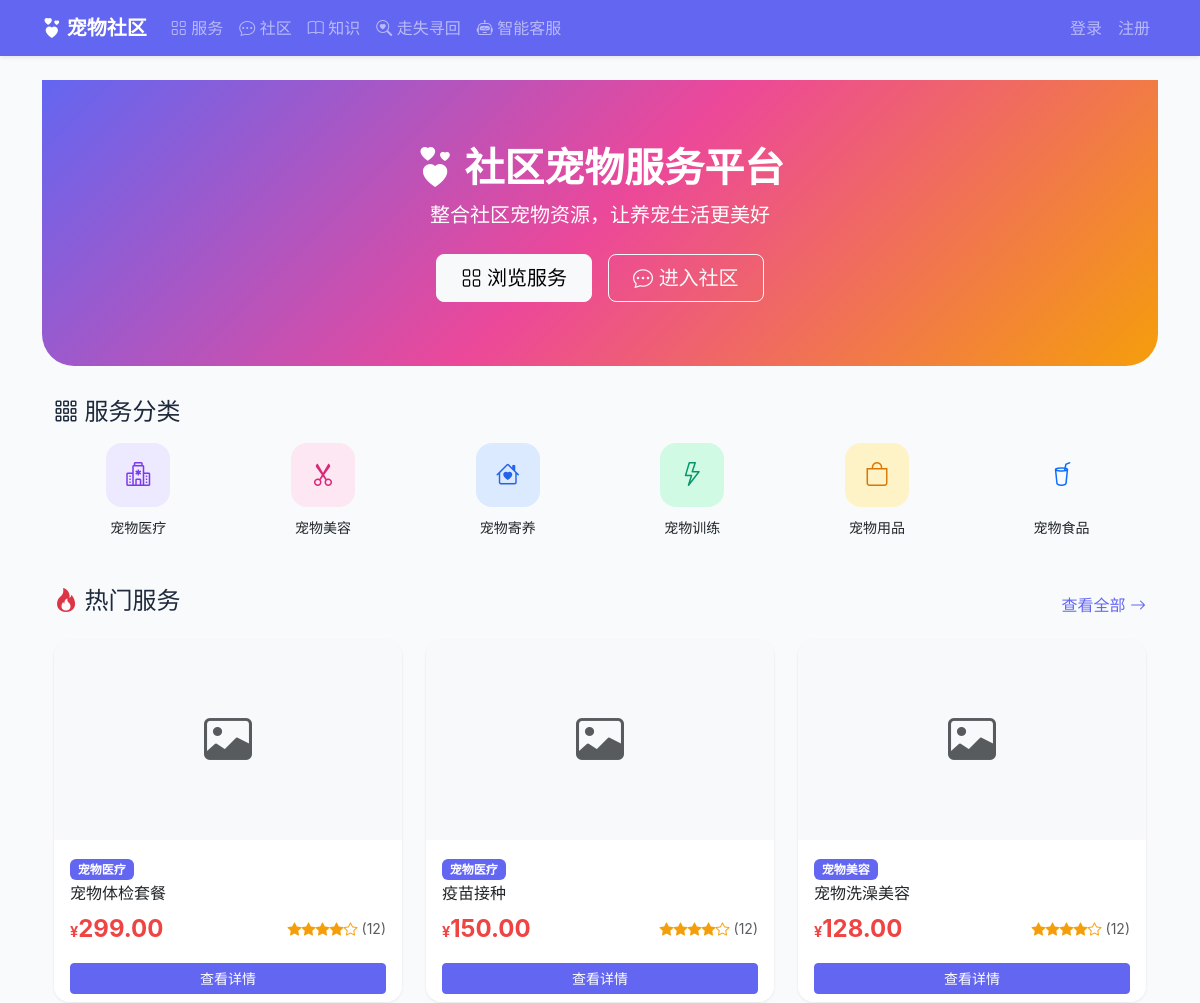
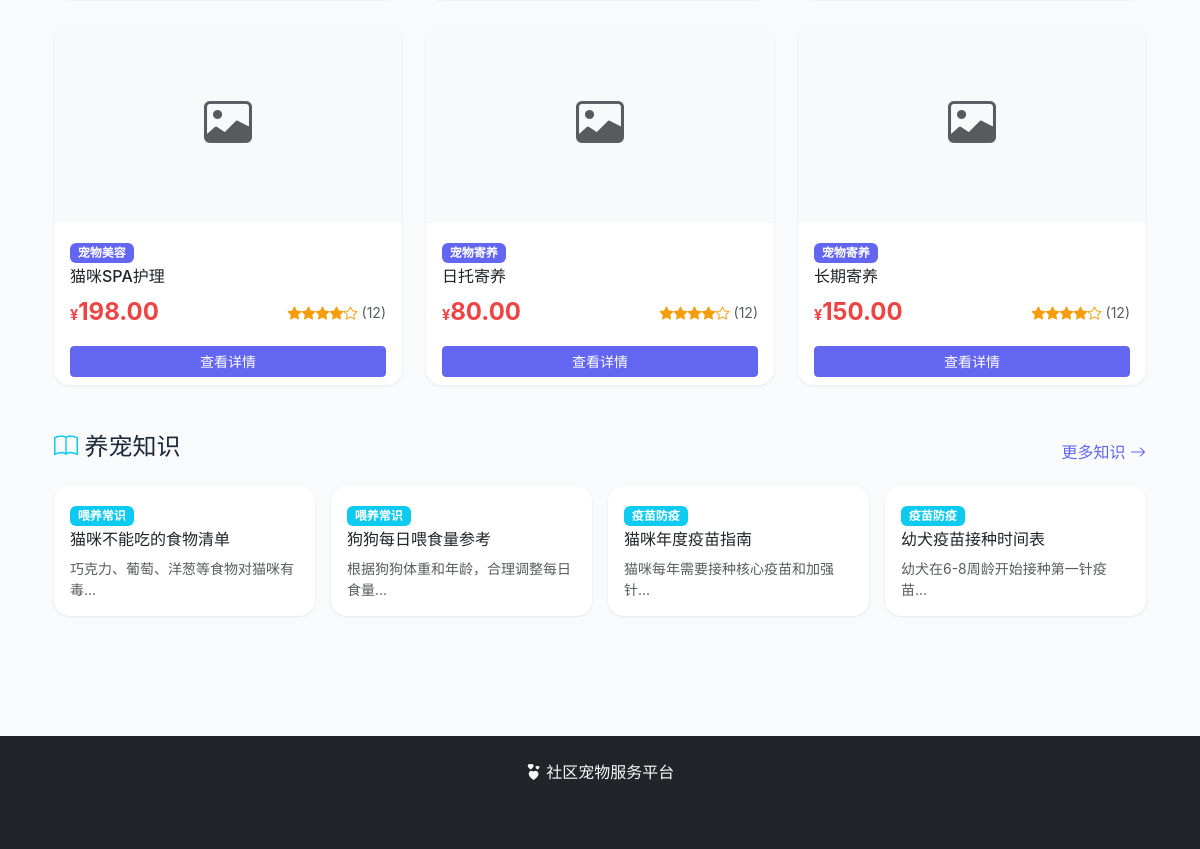
The page / on the database its author committed (2 pictures, top to bottom).
### services/models.py (models this page shows, shortened)
class ServiceCategory(models.Model):
    name = models.CharField('类别名称', max_length=50)
    icon = models.CharField('图标', max_length=50, default='bi-heart')
    description = models.TextField('描述', blank=True)
    sort_order = models.IntegerField('排序', default=0)
    class Meta:
        verbose_name = '服务类别'
        verbose_name_plural = '服务类别'
        ordering = ['sort_order']

class Service(models.Model):
    provider = models.ForeignKey(settings.AUTH_USER_MODEL, on_delete=models.CASCADE,
                                 related_name='services', verbose_name='商家')
    category = models.ForeignKey(ServiceCategory, on_delete=models.CASCADE,
                                 related_name='services', verbose_name='类别')
    name = models.CharField('服务名称', max_length=100)
    description = models.TextField('服务描述')
    price = models.DecimalField('价格', max_digits=10, decimal_places=2)
    duration = models.IntegerField('服务时长(分钟)', default=60)
    image = models.ImageField('封面图片', upload_to='services/', blank=True)
    address = models.CharField('服务地址', max_length=200, blank=True)
    longitude = models.FloatField('经度', null=True, blank=True)
    latitude = models.FloatField('纬度', null=True, blank=True)
    is_active = models.BooleanField('是否上架', default=True)
    avg_rating = models.FloatField('平均评分', default=0)
    rating_count = models.IntegerField('评价数量', default=0)
    created_at = models.DateTimeField('创建时间', auto_now_add=True)
    updated_at = models.DateTimeField('更新时间', auto_now=True)
    class Meta:
        verbose_name = '服务项目'
        verbose_name_plural = '服务项目'
        ordering = ['-created_at']

### knowledge/models.py (models this page shows, shortened)
class KnowledgeArticle(models.Model):
    category = models.ForeignKey(KnowledgeCategory, on_delete=models.CASCADE,
                                 related_name='articles', verbose_name='分类')
    title = models.CharField('标题', max_length=200)
    content = models.TextField('内容')
    summary = models.TextField('摘要', max_length=500, blank=True)
    image = models.ImageField('封面', upload_to='knowledge/', blank=True)
    view_count = models.IntegerField('浏览数', default=0)
    is_hot = models.BooleanField('热门', default=False)
    created_by = models.ForeignKey(settings.AUTH_USER_MODEL, on_delete=models.SET_NULL,
                                   null=True, related_name='knowledge_articles', verbose_name='作者')
    created_at = models.DateTimeField('创建时间', auto_now_add=True)
    updated_at = models.DateTimeField('更新时间', auto_now=True)
    class Meta:
        verbose_name = '知识文章'
        verbose_name_plural = '知识文章'
        ordering = ['-created_at']

class KnowledgeCategory(models.Model):
    name = models.CharField('分类名', max_length=50)
    icon = models.CharField('图标', max_length=50, default='bi-book')
    sort_order = models.IntegerField('排序', default=0)
    class Meta:
        verbose_name = '知识分类'
        verbose_name_plural = '知识分类'
        ordering = ['sort_order']

### pet_platform/urls.py (the view, shortened to what this page needs)
# urls.py: path('', index, name='index'),
def index(request):
    from services.models import ServiceCategory, Service
    from knowledge.models import KnowledgeArticle
    from community.models import LostPet
    from pets.models import VaccineRecord, Pet
    from datetime import date, timedelta
    categories = ServiceCategory.objects.all()
    hot_services = Service.objects.filter(is_active=True).order_by('-avg_rating')[:6]
    hot_articles = KnowledgeArticle.objects.filter(is_hot=True)[:4]
    lost_recent = LostPet.objects.filter(status='lost')[:3]
    reminders = []
    return render(request, 'index.html', {
        'categories': categories,
        'hot_services': hot_services,
        'hot_articles': hot_articles,
        'lost_recent': lost_recent,
        'reminders': reminders,
    })

### templates/index.html (shortened to what this page needs)
{% extends 'base.html' %}
{% block content %}
<div class="hero-section text-center">
    <div class="container">
        <h1><i class="bi bi-hearts"></i> 社区宠物服务平台</h1>
        <p class="lead mt-2 mb-4">整合社区宠物资源，让养宠生活更美好</p>
        <div class="d-flex justify-content-center gap-3 flex-wrap">
            <a href="{% url 'services:service_list' %}" class="btn btn-light btn-lg px-4">
                <i class="bi bi-grid"></i> 浏览服务
            </a>
            <a href="{% url 'community:post_list' %}" class="btn btn-outline-light btn-lg px-4">
                <i class="bi bi-chat-dots"></i> 进入社区
            </a>
        </div>
    </div>
</div>
<div class="container">
    <section class="mb-5">
        <h4 class="mb-3"><i class="bi bi-grid-3x3-gap"></i> 服务分类</h4>
        <div class="row g-3">
            {% for cat in categories %}
            <div class="col-4 col-md-2 text-center">
                <a href="{% url 'services:service_list' %}?category={{ cat.id }}" class="text-decoration-none">
                    <div class="category-icon cat-{{ forloop.counter }}">
                        <i class="bi {{ cat.icon }}"></i>
                    </div>
                    <span class="text-dark small">{{ cat.name }}</span>
                </a>
            </div>
            {% empty %}
            <div class="col-12 text-muted">暂无服务分类</div>
            {% endfor %}
        </div>
    </section>
    <section class="mb-5">
        <div class="d-flex justify-content-between align-items-center mb-3">
            <h4><i class="bi bi-fire text-danger"></i> 热门服务</h4>
            <a href="{% url 'services:service_list' %}" class="text-primary text-decoration-none">查看全部 <i class="bi bi-arrow-right"></i></a>
        </div>
        <div class="row g-4">
            {% for s in hot_services %}
            <div class="col-md-4 col-6">
                <div class="card h-100">
                    {% if s.image %}
                    <img src="{{ s.image.url }}" class="card-img-top" alt="{{ s.name }}">
                    {% else %}
                    <div class="card-img-top bg-light d-flex align-items-center justify-content-center" style="height:200px">
                        <i class="bi bi-image text-muted" style="font-size:3rem"></i>
                    </div>
                    {% endif %}
                    <div class="card-body">
                        <span class="badge bg-primary mb-1">{{ s.category.name }}</span>
                        <h6 class="card-title">{{ s.name }}</h6>
                        <div class="d-flex justify-content-between align-items-center">
                            <span class="price-tag">{{ s.price }}</span>
                            <span class="rating small">
                                {% for i in "12345" %}{% if forloop.counter <= s.avg_rating %}<i class="bi bi-star-fill"></i>{% else %}<i class="bi bi-star"></i>{% endif %}{% endfor %}
                                <span class="text-muted">({{ s.rating_count }})</span>
                            </span>
                        </div>
                    </div>
                    <div class="card-footer bg-white border-0 pt-0">
                        <a href="{% url 'services:service_detail' pk=s.pk %}" class="btn btn-primary btn-sm w-100">查看详情</a>
                    </div>
                </div>
            </div>
            {% empty %}
            <div class="col-12 text-muted text-center py-4">暂无服务，快来发布第一个吧！</div>
            {% endfor %}
        </div>
    </section>
    <section class="mb-5">
        <div class="d-flex justify-content-between align-items-center mb-3">
            <h4><i class="bi bi-book text-info"></i> 养宠知识</h4>
            <a href="{% url 'knowledge:article_list' %}" class="text-primary text-decoration-none">更多知识 <i class="bi bi-arrow-right"></i></a>
        </div>
        <div class="row g-3">
            {% for a in hot_articles %}
            <div class="col-md-3 col-6">
                <a href="{% url 'knowledge:article_detail' pk=a.pk %}" class="text-decoration-none">
                    <div class="card h-100">
                        <div class="card-body">
                            <span class="badge bg-info mb-1">{{ a.category.name }}</span>
                            <h6 class="card-title text-dark">{{ a.title }}</h6>
                            <p class="card-text text-muted small">{{ a.summary|truncatechars:60 }}</p>
                        </div>
                    </div>
                </a>
            </div>
            {% endfor %}
        </div>
    </section>
</div>
{% endblock %}

### static/css/style.css (style rules this page uses)
:root { --primary: #6366f1; --primary-dark: #4f46e5; --secondary: #ec4899; --accent: #f59e0b; --bg-light: #faf5ff; }
body { font-family: -apple-system, BlinkMacSystemFont, "Segoe UI", "PingFang SC", "Hiragino Sans GB", "Microsoft YaHei", sans-serif; background-color: #f8fafc; color: #1e293b; min-height: 100vh; display: flex; flex-direction: column; }
.bg-primary { background-color: var(--primary) !important; }
.btn-primary { background-color: var(--primary); border-color: var(--primary); }
.text-primary { color: var(--primary) !important; }
.hero-section { background: linear-gradient(135deg, #6366f1 0%, #ec4899 50%, #f59e0b 100%); color: white; padding: 4rem 0; margin-bottom: 2rem; border-radius: 0 0 2rem 2rem; }
.hero-section h1 { font-size: 2.5rem; font-weight: 800; }
.card { border: none; border-radius: 1rem; box-shadow: 0 1px 3px rgba(0,0,0,0.08); transition: transform 0.2s, box-shadow 0.2s; overflow: hidden; }
.card-img-top { height: 200px; object-fit: cover; }
.category-icon { width: 64px; height: 64px; display: flex; align-items: center; justify-content: center; border-radius: 1rem; font-size: 1.5rem; margin: 0 auto 0.5rem; transition: transform 0.2s; }
.cat-1 { background: #ede9fe; color: #7c3aed; }
.cat-2 { background: #fce7f3; color: #db2777; }
.cat-3 { background: #dbeafe; color: #2563eb; }
.cat-4 { background: #d1fae5; color: #059669; }
.cat-5 { background: #fef3c7; color: #d97706; }
.price-tag { font-size: 1.5rem; font-weight: 700; color: #ef4444; }
.price-tag::before { content: '¥'; font-size: 0.9rem; }
.rating { color: #f59e0b; }

### rows shown on the page
ServiceCategory: name "宠物医疗"
ServiceCategory: name "宠物美容"
ServiceCategory: name "宠物寄养"
ServiceCategory: name "宠物训练"
ServiceCategory: name "宠物用品"
ServiceCategory: name "宠物食品"
Service: category.name "宠物医疗", name "宠物体检套餐", price "299.00", avg_rating 4.5 (drawn), rating_count "12"
Service: category.name "宠物医疗", name "疫苗接种", price "150.00", avg_rating 4.5 (drawn), rating_count "12"
Service: category.name "宠物美容", name "宠物洗澡美容", price "128.00", avg_rating 4.5 (drawn), rating_count "12"
Service: category.name "宠物美容", name "猫咪SPA护理", price "198.00", avg_rating 4.5 (drawn), rating_count "12"
Service: category.name "宠物寄养", name "日托寄养", price "80.00", avg_rating 4.5 (drawn), rating_count "12"
Service: category.name "宠物寄养", name "长期寄养", price "150.00", avg_rating 4.5 (drawn), rating_count "12"
KnowledgeArticle: category.name "喂养常识", title "猫咪不能吃的食物清单", summary "巧克力、葡萄、洋葱等食物对猫咪有毒..."
KnowledgeArticle: category.name "喂养常识", title "狗狗每日喂食量参考", summary "根据狗狗体重和年龄，合理调整每日食量..."
KnowledgeArticle: category.name "疫苗防疫", title "猫咪年度疫苗指南", summary "猫咪每年需要接种核心疫苗和加强针..."
KnowledgeArticle: category.name "疫苗防疫", title "幼犬疫苗接种时间表", summary "幼犬在6-8周龄开始接种第一针疫苗..."
